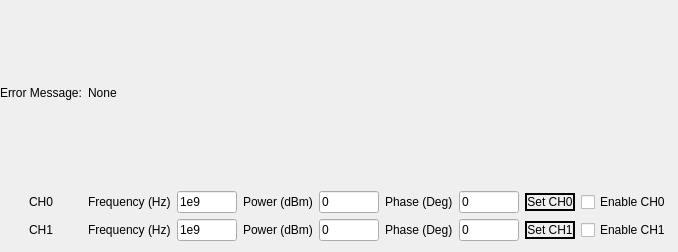
<?xml version="1.0" encoding="UTF-8"?>
<ui version="4.0">
 <class>Form</class>
 <widget class="QWidget" name="Form">
  <property name="geometry">
   <rect>
    <x>0</x>
    <y>0</y>
    <width>678</width>
    <height>252</height>
   </rect>
  </property>
  <property name="windowTitle">
   <string>Form</string>
  </property>
  <widget class="QWidget" name="gridLayoutWidget">
   <property name="geometry">
    <rect>
     <x>0</x>
     <y>0</y>
     <width>671</width>
     <height>241</height>
    </rect>
   </property>
   <layout class="QGridLayout" name="gridLayout">
    <item row="2" column="2">
     <widget class="QLineEdit" name="ch1_frequency_edit">
      <property name="text">
       <string>1e9</string>
      </property>
     </widget>
    </item>
    <item row="2" column="6">
     <widget class="QLineEdit" name="ch1_phase_edit">
      <property name="text">
       <string>0</string>
      </property>
     </widget>
    </item>
    <item row="1" column="3">
     <widget class="QLabel" name="label_5">
      <property name="text">
       <string>Power (dBm)</string>
      </property>
     </widget>
    </item>
    <item row="2" column="5">
     <widget class="QLabel" name="label_8">
      <property name="text">
       <string>Phase (Deg)</string>
      </property>
     </widget>
    </item>
    <item row="1" column="5">
     <widget class="QLabel" name="label_7">
      <property name="text">
       <string>Phase (Deg)</string>
      </property>
     </widget>
    </item>
    <item row="2" column="4">
     <widget class="QLineEdit" name="ch1_power_edit">
      <property name="text">
       <string>0</string>
      </property>
     </widget>
    </item>
    <item row="1" column="4">
     <widget class="QLineEdit" name="ch0_power_edit">
      <property name="text">
       <string>0</string>
      </property>
     </widget>
    </item>
    <item row="2" column="3">
     <widget class="QLabel" name="label_6">
      <property name="text">
       <string>Power (dBm)</string>
      </property>
     </widget>
    </item>
    <item row="2" column="1">
     <widget class="QLabel" name="label_4">
      <property name="text">
       <string>Frequency (Hz)</string>
      </property>
     </widget>
    </item>
    <item row="1" column="1">
     <widget class="QLabel" name="label_3">
      <property name="text">
       <string>Frequency (Hz)</string>
      </property>
     </widget>
    </item>
    <item row="1" column="2">
     <widget class="QLineEdit" name="ch0_frequency_edit">
      <property name="text">
       <string>1e9</string>
      </property>
     </widget>
    </item>
    <item row="2" column="0" alignment="Qt::AlignHCenter">
     <widget class="QLabel" name="label_2">
      <property name="text">
       <string>CH1</string>
      </property>
     </widget>
    </item>
    <item row="1" column="6">
     <widget class="QLineEdit" name="ch0_phase_edit">
      <property name="text">
       <string>0</string>
      </property>
     </widget>
    </item>
    <item row="1" column="0" alignment="Qt::AlignHCenter">
     <widget class="QLabel" name="label">
      <property name="text">
       <string>CH0</string>
      </property>
     </widget>
    </item>
    <item row="1" column="7">
     <widget class="QPushButton" name="ch0_set_button">
      <property name="styleSheet">
       <string notr="true">border:2px solid #000000</string>
      </property>
      <property name="text">
       <string>Set CH0</string>
      </property>
     </widget>
    </item>
    <item row="2" column="8">
     <widget class="QCheckBox" name="ch1_enable_check">
      <property name="text">
       <string>Enable CH1</string>
      </property>
     </widget>
    </item>
    <item row="2" column="7">
     <widget class="QPushButton" name="ch1_set_button">
      <property name="styleSheet">
       <string notr="true">border:2px solid #000000</string>
      </property>
      <property name="text">
       <string>Set CH1</string>
      </property>
     </widget>
    </item>
    <item row="1" column="8">
     <widget class="QCheckBox" name="ch0_enable_check">
      <property name="text">
       <string>Enable CH0</string>
      </property>
     </widget>
    </item>
    <item row="0" column="1" colspan="8">
     <widget class="QLabel" name="error_message">
      <property name="text">
       <string>None</string>
      </property>
     </widget>
    </item>
    <item row="0" column="0">
     <widget class="QLabel" name="label_9">
      <property name="text">
       <string>Error Message:</string>
      </property>
     </widget>
    </item>
   </layout>
  </widget>
 </widget>
 <resources/>
 <connections/>
</ui>
